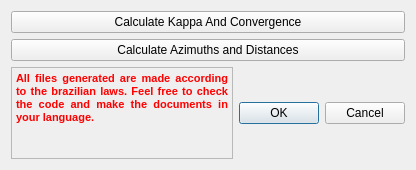
<?xml version="1.0" encoding="UTF-8"?>
<ui version="4.0">
 <class>AzimuthDistanceCalculator</class>
 <widget class="QDialog" name="AzimuthDistanceCalculator">
  <property name="geometry">
   <rect>
    <x>0</x>
    <y>0</y>
    <width>416</width>
    <height>170</height>
   </rect>
  </property>
  <property name="windowTitle">
   <string>AzimuthDistanceCalculator</string>
  </property>
  <layout class="QGridLayout" name="gridLayout">
   <item row="0" column="0" colspan="2">
    <widget class="QPushButton" name="kappaAndConvergenceButton">
     <property name="text">
      <string>Calculate Kappa And Convergence</string>
     </property>
    </widget>
   </item>
   <item row="1" column="0" colspan="2">
    <widget class="QPushButton" name="azimuthsAndDistancesButton">
     <property name="toolTip">
      <string>Generates a CSV with azimuths and distances for the selected feature</string>
     </property>
     <property name="text">
      <string>Calculate Azimuths and Distances</string>
     </property>
    </widget>
   </item>
   <item row="2" column="0">
    <widget class="QTextEdit" name="textEdit">
     <property name="enabled">
      <bool>false</bool>
     </property>
     <property name="html">
      <string>&lt;!DOCTYPE HTML PUBLIC &quot;-//W3C//DTD HTML 4.0//EN&quot; &quot;http://www.w3.org/TR/REC-html40/strict.dtd&quot;&gt;
&lt;html&gt;&lt;head&gt;&lt;meta name=&quot;qrichtext&quot; content=&quot;1&quot; /&gt;&lt;style type=&quot;text/css&quot;&gt;
p, li { white-space: pre-wrap; }
&lt;/style&gt;&lt;/head&gt;&lt;body style=&quot; font-family:'MS Shell Dlg 2'; font-size:8.25pt; font-weight:400; font-style:normal;&quot;&gt;
&lt;p align=&quot;justify&quot; style=&quot; margin-top:0px; margin-bottom:0px; margin-left:0px; margin-right:0px; -qt-block-indent:0; text-indent:0px;&quot;&gt;&lt;span style=&quot; font-size:8pt; font-weight:600; color:#ff0000;&quot;&gt;All files generated are made according to the brazilian laws. Feel free to check the code and make the documents in your language.&lt;/span&gt;&lt;/p&gt;&lt;/body&gt;&lt;/html&gt;</string>
     </property>
    </widget>
   </item>
   <item row="2" column="1">
    <widget class="QDialogButtonBox" name="buttonBox">
     <property name="orientation">
      <enum>Qt::Horizontal</enum>
     </property>
     <property name="standardButtons">
      <set>QDialogButtonBox::Cancel|QDialogButtonBox::Ok</set>
     </property>
    </widget>
   </item>
  </layout>
 </widget>
 <resources/>
 <connections>
  <connection>
   <sender>buttonBox</sender>
   <signal>accepted()</signal>
   <receiver>AzimuthDistanceCalculator</receiver>
   <slot>accept()</slot>
   <hints>
    <hint type="sourcelabel">
     <x>248</x>
     <y>254</y>
    </hint>
    <hint type="destinationlabel">
     <x>157</x>
     <y>274</y>
    </hint>
   </hints>
  </connection>
  <connection>
   <sender>buttonBox</sender>
   <signal>rejected()</signal>
   <receiver>AzimuthDistanceCalculator</receiver>
   <slot>reject()</slot>
   <hints>
    <hint type="sourcelabel">
     <x>316</x>
     <y>260</y>
    </hint>
    <hint type="destinationlabel">
     <x>286</x>
     <y>274</y>
    </hint>
   </hints>
  </connection>
 </connections>
</ui>
